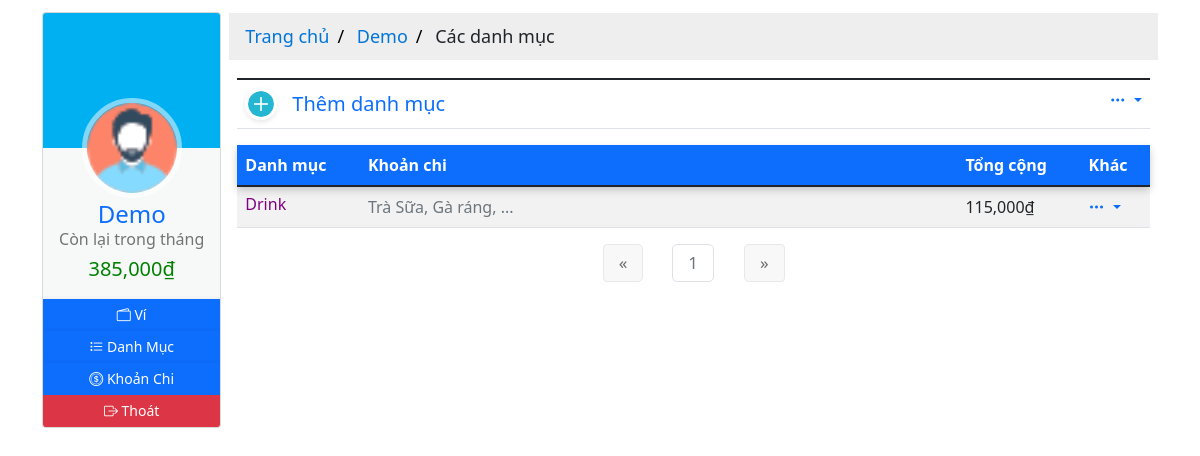
The page /1/item (signed in) on the database its author committed.
### moneymanagement/models.py (models this page shows, shortened)
class User(db.Model, UserMixin):
  __tablename__ = 'users'
  id = db.Column(db.Integer, primary_key=True)
  email = db.Column(db.String(64), nullable=False, unique=True, index=True)
  username = db.Column(db.String(64), nullable=False, unique=True, index=True)
  password_hash = db.Column(db.String(128))
  profile_image = db.Column(db.String(64), nullable=False, default='df_profile.png')
  wallets = db.relationship('Wallet', back_populates='owner', lazy='dynamic')
  items = db.relationship('Item', back_populates='users', lazy='dynamic')
  expenditures = db.relationship('Expenditure', back_populates='users', lazy=True)
  money_saving = db.relationship('MoneySaving', back_populates='user', lazy='dynamic')
  def total_balance_in_period(self, date):
    total = 0
    for wallet in self.wallets:
      for track in wallet.track_balances:
        if date in track.date.strftime('%Y-%m-%d'):
          total += track.balance
    return total
  def rest_balance_in_period(self, date):
    total_balance = 0
    total_expense = 0
    for wallet in self.wallets:
      for track in wallet.track_balances:
        if date in track.date.strftime('%Y-%m-%d'):
          total_balance += track.balance
    for expense in self.expenditures:
      if date in expense.date.strftime('%Y-%m-%d'):
        total_expense += expense.amount
    return (total_balance - total_expense)

class TrackBalance(db.Model):
  __tablename__ = 'trackbalances'
  id = db.Column(db.Integer, primary_key=True)
  date = db.Column(db.DateTime, nullable=False, unique=True, index=True)
  balance = db.Column(db.Integer, nullable=False, default=0)
  description = db.Column(db.String(128))
  wallet_id = db.Column(db.Integer, db.ForeignKey('wallets.id'))
  wallet = db.relationship('Wallet', back_populates='track_balances', uselist=False)

class Expenditure(db.Model):
  __tablename__ = 'expenditures'
  id = db.Column(db.Integer, primary_key=True)
  name = db.Column(db.String(32), nullable=False)
  date = db.Column(db.Date, nullable=False, default=datetime.utcnow().strftime('%Y-%m-%d'))
  description = db.Column(db.String(128), nullable=False, default='Không có miêu tả nào')
  amount = db.Column(db.Integer, nullable=False, default=0)
  item_id = db.Column(db.Integer, db.ForeignKey('items.id'))
  items = db.relationship('Item', back_populates='expenditures', uselist=False)
  user_id = db.Column(db.Integer, db.ForeignKey('users.id'))
  users = db.relationship('User', back_populates='expenditures', uselist=False)

class Item(db.Model):
  __tablename__ = 'items'
  id = db.Column(db.Integer, primary_key=True)
  name = db.Column(db.String(32), nullable=False)
  user_id = db.Column(db.Integer, db.ForeignKey('users.id'))
  wallet_id = db.Column(db.Integer, db.ForeignKey('wallets.id'))
  users = db.relationship('User', back_populates='items',uselist=False)
  expenditures = db.relationship('Expenditure', back_populates='items', lazy=True)
  wallet = db.relationship('Wallet', back_populates='items', uselist=False)
  def amount_in_period(self, user_id, date):
    amount = 0
    for expense in self.expenditures:
      if expense.user_id == user_id:
        if date in expense.date.strftime('%Y-%m-%d'):
          amount += expense.amount
    return amount

### moneymanagement/users/views.py (the view)
@users_blueprint.route('/<int:user_id>/item')
@login_required
def item(user_id):
  if current_user.id != user_id:
    abort(403)
  date = datetime.utcnow().strftime('%Y-%m')
  page = request.args.get('page', 1, type=int)
  items = Item.query.filter_by(user_id=user_id).paginate(page=page, per_page=10)
  return render_template('users/item.html', items=items, date=date)

### moneymanagement/templates/users/item.html (shortened to what this page needs)
{% extends 'base-2.html' %} {% block title %} Items {% endblock title %} {%block
breadcrumb %}
<div class="content-breadcrumb">
  <ul class="breadcrumb">
    <li>
      <a href="{{ url_for('core.home', user_id=current_user.id) }}"
        >Trang chủ</a
      >
    </li>
    <li><a href="#">{{ current_user.username }}</a></li>
    <li>Các danh mục</li>
  </ul>
</div>
{% endblock breadcrumb %} {%block content %}
<div class="content-home">
  <section>
    <table class="table">
      <tbody>
        <tr>
          <td>
            <a href="{{ url_for('items.add', user_id=current_user.id) }}">
              <div class="user-info">
                <div class="user-info__img">
                  <img
                    src="{{ url_for('static', filename='icons/add-icon.svg') }}"
                    alt="Expense Icon"
                  />
                </div>
                <div class="user-info__basic">
                  <h5 class="mb-0">Thêm danh mục</h5>
                </div>
              </div>
            </a>
          </td>
          <td></td>
          <td></td>
          <td align="right">
            <div class="dropdown open">
              <a
                class="dropdown-toggle"
                href="#"
                id="dropdownMenuLink"
                data-bs-toggle="dropdown"
                aria-expanded="false"
              >
                <i class="bi bi-three-dots"></i>
              </a>
            </div>
          </td>
        </tr>
      </tbody>
    </table>
  </section>
  <section>
    <table class="table table-striped table-hover">
      <thead>
        <tr class="btn-primary">
          <th scope="col">Danh mục</th>
          <th scope="col">Khoản chi</th>
          <th scope="col">Tổng cộng</th>
          <th scope="col">Khác</th>
        </tr>
      </thead>
      <tbody>
        {% for item in items.items %}
        <tr>
          <th>
            <a
              href="{{ url_for('items.item_expenses', item_id=item.id) }}"
              style="color: purple"
            >
              <div class="user-info">
                <div class="user-info__basic">
                  <h6 class="mb-0">{{ item.name }}</h6>
                </div>
              </div>
            </a>
          </th>
          <td>
            <p
              class="text-muted mb-0"
              style="
                text-overflow: ellipsis;
                overflow: hidden;
                width: 50ch;
                white-space: nowrap;
              "
            >
              {% for expense in item.expenditures %} {{expense.name}}, {% endfor
              %} ...
            </p>
          </td>
          <td>
            {{ "{:,.0f}".format(item.amount_in_period(user_id=current_user.id,
            date=date)) }}<span>&#8363;</span>
          </td>
          <td>
            <div class="dropdown open">
              <a
                class="dropdown-toggle"
                href="#"
                id="dropdownMenuLink"
                data-bs-toggle="dropdown"
                aria-expanded="false"
              >
                <i class="bi bi-three-dots"></i>
              </a>
            </div>
          </td>
        </tr>
        {% endfor %}
      </tbody>
    </table>
  </section>
  <div class="demo">
    {% if item_filter %}
    <nav class="pagination-outer" aria-label="Page navigation">
      <ul class="pagination justify-content-center">
        <li class="page-item">
          <a
            href="{{ url_for('users.item_filter', user_id=current_user.id, date=date, page=items.prev_num) }}"
            class="page-link"
            aria-label="Previous"
          >
            <span aria-hidden="true">&laquo;</span>
          </a>
        </li>
        {% for page_num in items.iter_pages(left_edge=1, right_edge=1,
        left_current=2, right_current=2) %} {% if page_num %} {% if items.page
        == page_num %}
        <li class="page-item disabled">
          <a
            class="page-link"
            href="{{ url_for('users.item_filter', user_id=current_user.id, date=date, page=page_num) }}"
            >{{ page_num }}</a
          >
        </li>
        {% else %}
        <li class="page-item">
          <a
            class="page-link"
            href="{{ url_for('users.item_filter', user_id=current_user.id, date=date, page=page_num) }}"
            >{{ page_num }}</a
          >
        </li>
        {% endif %} {% endif %} {% endfor %}
        <li class="page-item">
          <a
            href="{{ url_for('users.item_filter', user_id=current_user.id, date=date, page=items.next_num) }}"
            class="page-link"
            aria-label="Next"
          >
            <span aria-hidden="true">&raquo;</span>
          </a>
        </li>
      </ul>
    </nav>
    {% else %}
    <nav class="pagination-outer" aria-label="Page navigation">
      <ul class="pagination justify-content-center">
        <li class="page-item">
          <a
            href="{{ url_for('users.item', user_id=current_user.id, page=items.prev_num) }}"
            class="page-link"
            aria-label="Previous"
          >
            <span aria-hidden="true">&laquo;</span>
          </a>
        </li>
        {% for page_num in items.iter_pages(left_edge=1, right_edge=1,
        left_current=2, right_current=2) %} {% if page_num %} {% if items.page
        == page_num %}
        <li class="page-item disabled">
          <a
            class="page-link"
            href="{{ url_for('users.item', user_id=current_user.id, page=page_num) }}"
            >{{ page_num }}</a
          >
        </li>
        {% endif %} {% endif %} {% endfor %}
        <li class="page-item">
          <a
            href="{{ url_for('users.item', user_id=current_user.id, page=items.next_num) }}"
            class="page-link"
            aria-label="Next"
          >
            <span aria-hidden="true">&raquo;</span>
          </a>
        </li>
      </ul>
    </nav>
    {% endif %}
  </div>
</div>
{% endblock content %}

### moneymanagement/templates/base-2.html (shortened to what this page needs)
{% from "_render_field.html" import render_field, render_error %}
<!DOCTYPE html>
<html lang="en">
  <head>
    <link
      rel="stylesheet"
      type="text/css"
      href="{{ url_for('static', filename='styles/main.css') }}"
    />
    <link
      rel="stylesheet"
      type="text/css"
      href="{{ url_for('static', filename='styles/profile.css') }}"
    />
    <link
      rel="stylesheet"
      type="text/css"
      href="{{ url_for('static', filename='styles/card.css') }}"
    />
    <link
      rel="stylesheet"
      type="text/css"
      href="{{ url_for('static', filename='styles/table.css') }}"
    />
    <link
      rel="stylesheet"
      type="text/css"
      href="{{ url_for('static', filename='styles/pagination.css') }}"
    />
    <link
      rel="stylesheet"
      href="https://cdnjs.cloudflare.com/ajax/libs/font-awesome/4.7.0/css/font-awesome.min.css"
    />
    <link
      rel="stylesheet"
      href="https://cdn.jsdelivr.net/npm/bootstrap-icons@1.7.2/font/bootstrap-icons.css"
    />
    <link
      href="https://cdn.jsdelivr.net/npm/bootstrap@5.1.1/dist/css/bootstrap.min.css"
      rel="stylesheet"
    />
  </head>
  <body>
    <div class="container">
      <div class="row g-2">
        <div class="col-sm-2">
          <div class="card hovercard">
            <div class="cardheader"></div>
            <div class="avatar">
              <img
                alt=""
                src="{{ url_for('static', filename='icons/man.png') }}"
              />
            </div>
            <div class="info">
              <div class="title">
                <a target="_blank" href="#">{{ current_user.username }}</a>
              </div>
              {% block current_balance %}
              <div class="desc"><h6>Còn lại trong tháng</h6></div>
              <div class="desc">
                {% if current_user.rest_balance_in_period(now.strftime('%Y-%m'))
                > (current_user.total_balance_in_period(now.strftime('%Y-%m')) /
                2) %}
                <h5 style="color: green">
                  {{
                  "{:,.0f}".format(current_user.rest_balance_in_period(now.strftime('%Y-%m')))
                  }}<span>&#8363;</span>
                </h5>
                {%else %}
                <h5 style="color: red">
                  {{
                  "{:,.0f}".format(current_user.rest_balance_in_period(now.strftime('%Y-%m')))
                  }}<span>&#8363;</span>
                </h5>
                {% endif %}
              </div>
              {% endblock current_balance %}
            </div>
            <div
              class="bottom"
              id="none-padding-margin"
              style="text-align: center"
            >
              <div class="title">
                <div class="row g2">
                  <a
                    class="btn btn-primary btn-sm margin btn-icon"
                    href="{{ url_for('users.wallet', user_id=current_user.id) }}"
                  >
                    <i class="bi bi-wallet2"></i><span>&nbsp;Ví</span>
                  </a>
                </div>
              </div>
              <div class="title">
                <div class="row g2" style="text-align: left">
                  <a
                    class="btn btn-primary btn-sm margin btn-icon"
                    href="{{ url_for('users.item', user_id=current_user.id) }}"
                  >
                    <i class="bi bi-list-task"></i><span>&nbsp;Danh Mục</span>
                  </a>
                </div>
              </div>
              <div class="title">
                <div class="row g2" style="text-align: left">
                  <a
                    class="btn btn-primary btn-sm margin btn-icon"
                    href="{{ url_for('users.expense', user_id=current_user.id) }}"
                  >
                    <i class="bi bi-coin"></i><span>&nbsp;Khoản Chi</span>
                  </a>
                </div>
              </div>
              <div class="title">
                <div class="row g2" style="text-align: left">
                  <a
                    class="btn btn-danger btn-sm margin btn-icon"
                    href="{{ url_for('users.logout') }}"
                  >
                    <i class="bi bi-box-arrow-right"></i
                    ><span>&nbsp;Thoát</span>
                  </a>
                </div>
              </div>
            </div>
          </div>
        </div>
        <div class="col-sm-10">
          {% block breadcrumb %}{% endblock breadcrumb %}
          <div
            class="container"
            style="height: 100vh; max-height=fit-content; overflow-y: auto;"
          >
            {% block content %}{% endblock content %}
          </div>
        </div>
      </div>
    </div>
  </body>
</html>

### rows shown on the page
User: username "Demo"
TrackBalance: rest_balance_in_period "385,000"
Item: name "Drink"
Expenditure: name "Trà Sữa", date+amount "115,000"
Expenditure: name "Gà ráng"

### other values the page prints
{{ page_num }} "1"
